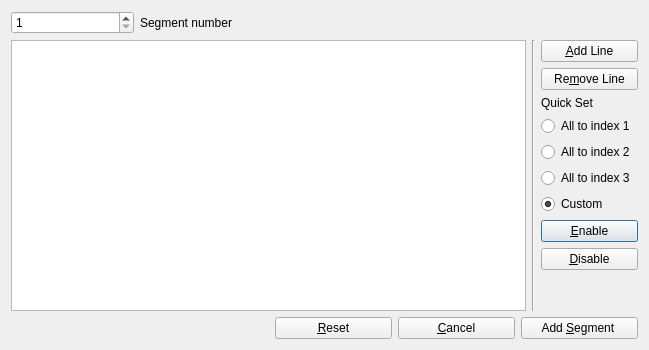
<?xml version="1.0" encoding="UTF-8"?>
<ui version="4.0">
 <class>HellingerSegmentDialog</class>
 <widget class="QDialog" name="HellingerSegmentDialog">
  <property name="geometry">
   <rect>
    <x>0</x>
    <y>0</y>
    <width>649</width>
    <height>350</height>
   </rect>
  </property>
  <property name="windowTitle">
   <string>New Segment</string>
  </property>
  <layout class="QGridLayout" name="gridLayout">
   <item row="0" column="0">
    <layout class="QHBoxLayout" name="horizontalLayout">
     <item>
      <widget class="QSpinBox" name="spinbox_segment">
       <property name="minimum">
        <number>1</number>
       </property>
      </widget>
     </item>
     <item>
      <widget class="QLabel" name="label_2">
       <property name="text">
        <string>Segment number </string>
       </property>
      </widget>
     </item>
    </layout>
   </item>
   <item row="4" column="4">
    <widget class="QPushButton" name="button_enable">
     <property name="text">
      <string>&amp;Enable</string>
     </property>
    </widget>
   </item>
   <item row="1" column="3" rowspan="6">
    <widget class="Line" name="line">
     <property name="orientation">
      <enum>Qt::Vertical</enum>
     </property>
    </widget>
   </item>
   <item row="3" column="4">
    <layout class="QVBoxLayout" name="verticalLayout_2">
     <item>
      <widget class="QLabel" name="label_3">
       <property name="text">
        <string>Quick Set</string>
       </property>
      </widget>
     </item>
     <item>
      <widget class="QRadioButton" name="radio_plate_index_1">
       <property name="toolTip">
        <string>Set all picks as &quot;moving&quot; type</string>
       </property>
       <property name="text">
        <string>All to index 1 </string>
       </property>
       <property name="checked">
        <bool>false</bool>
       </property>
      </widget>
     </item>
     <item>
      <widget class="QRadioButton" name="radio_plate_index_2">
       <property name="toolTip">
        <string>Set all picks as &quot;fixed&quot; type</string>
       </property>
       <property name="text">
        <string>All to index 2</string>
       </property>
      </widget>
     </item>
     <item>
      <widget class="QRadioButton" name="radio_plate_index_3">
       <property name="text">
        <string>All to index 3</string>
       </property>
      </widget>
     </item>
     <item>
      <widget class="QRadioButton" name="radio_custom">
       <property name="text">
        <string>Custom</string>
       </property>
       <property name="checked">
        <bool>true</bool>
       </property>
      </widget>
     </item>
    </layout>
   </item>
   <item row="6" column="4">
    <spacer name="verticalSpacer">
     <property name="orientation">
      <enum>Qt::Vertical</enum>
     </property>
     <property name="sizeHint" stdset="0">
      <size>
       <width>20</width>
       <height>117</height>
      </size>
     </property>
    </spacer>
   </item>
   <item row="7" column="0">
    <spacer name="horizontalSpacer_2">
     <property name="orientation">
      <enum>Qt::Horizontal</enum>
     </property>
     <property name="sizeHint" stdset="0">
      <size>
       <width>206</width>
       <height>20</height>
      </size>
     </property>
    </spacer>
   </item>
   <item row="0" column="4">
    <spacer name="verticalSpacer_2">
     <property name="orientation">
      <enum>Qt::Vertical</enum>
     </property>
     <property name="sizeHint" stdset="0">
      <size>
       <width>20</width>
       <height>40</height>
      </size>
     </property>
    </spacer>
   </item>
   <item row="0" column="2">
    <spacer name="horizontalSpacer">
     <property name="orientation">
      <enum>Qt::Horizontal</enum>
     </property>
     <property name="sizeHint" stdset="0">
      <size>
       <width>176</width>
       <height>20</height>
      </size>
     </property>
    </spacer>
   </item>
   <item row="1" column="4" rowspan="2">
    <layout class="QVBoxLayout" name="verticalLayout">
     <item>
      <widget class="QPushButton" name="button_add_line">
       <property name="maximumSize">
        <size>
         <width>200</width>
         <height>16777215</height>
        </size>
       </property>
       <property name="text">
        <string>&amp;Add Line</string>
       </property>
      </widget>
     </item>
     <item>
      <widget class="QPushButton" name="button_remove_line">
       <property name="maximumSize">
        <size>
         <width>200</width>
         <height>16777215</height>
        </size>
       </property>
       <property name="text">
        <string>Re&amp;move Line</string>
       </property>
      </widget>
     </item>
    </layout>
   </item>
   <item row="7" column="2" colspan="3">
    <layout class="QHBoxLayout" name="horizontalLayout_2">
     <item>
      <widget class="QPushButton" name="button_reset">
       <property name="text">
        <string>&amp;Reset</string>
       </property>
      </widget>
     </item>
     <item>
      <widget class="QPushButton" name="button_cancel">
       <property name="text">
        <string>&amp;Cancel</string>
       </property>
      </widget>
     </item>
     <item>
      <widget class="QPushButton" name="button_add_segment">
       <property name="text">
        <string>Add &amp;Segment </string>
       </property>
      </widget>
     </item>
    </layout>
   </item>
   <item row="1" column="0" rowspan="6" colspan="3">
    <widget class="QTableView" name="table_new_segment">
     <property name="sizePolicy">
      <sizepolicy hsizetype="Expanding" vsizetype="Expanding">
       <horstretch>0</horstretch>
       <verstretch>0</verstretch>
      </sizepolicy>
     </property>
     <property name="minimumSize">
      <size>
       <width>280</width>
       <height>170</height>
      </size>
     </property>
     <attribute name="horizontalHeaderDefaultSectionSize">
      <number>70</number>
     </attribute>
     <attribute name="horizontalHeaderMinimumSectionSize">
      <number>20</number>
     </attribute>
    </widget>
   </item>
   <item row="5" column="4">
    <widget class="QPushButton" name="button_disable">
     <property name="text">
      <string>&amp;Disable</string>
     </property>
    </widget>
   </item>
  </layout>
 </widget>
 <resources/>
 <connections/>
</ui>
